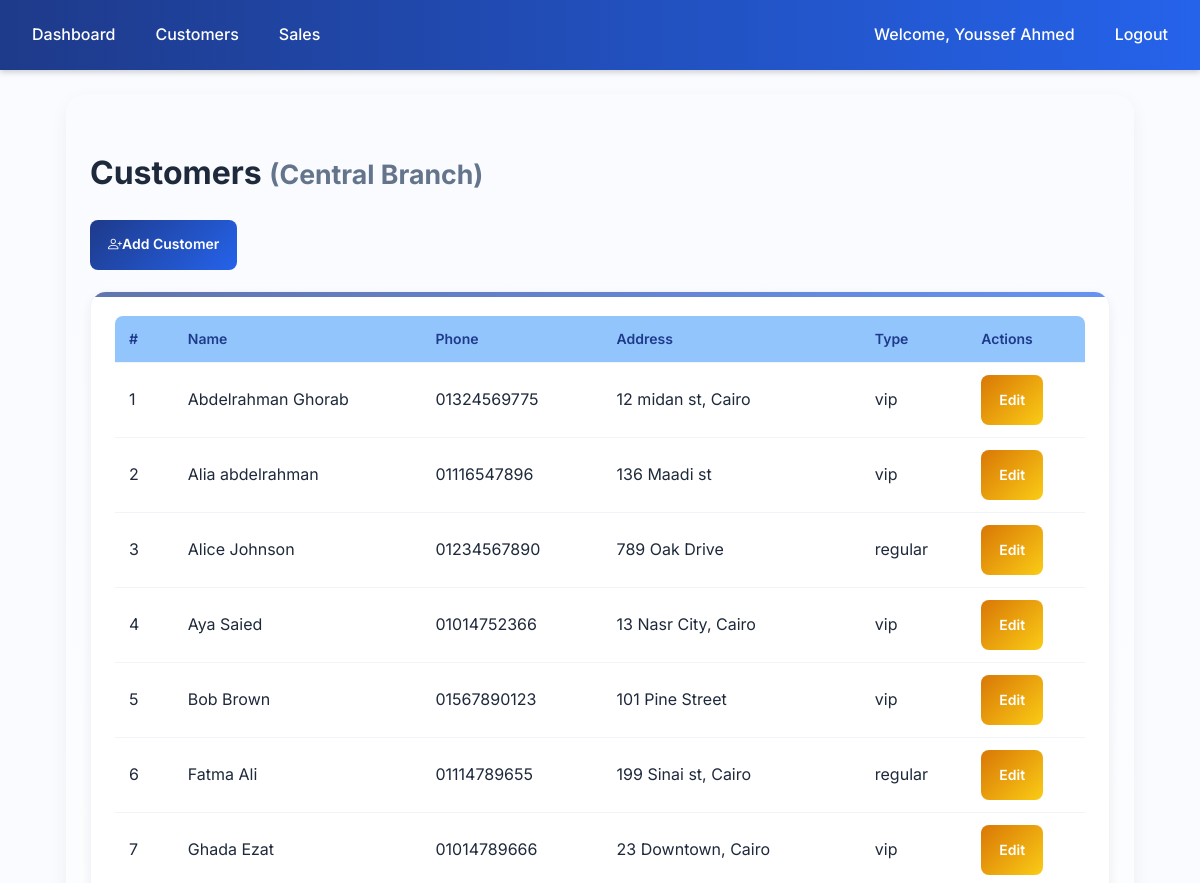
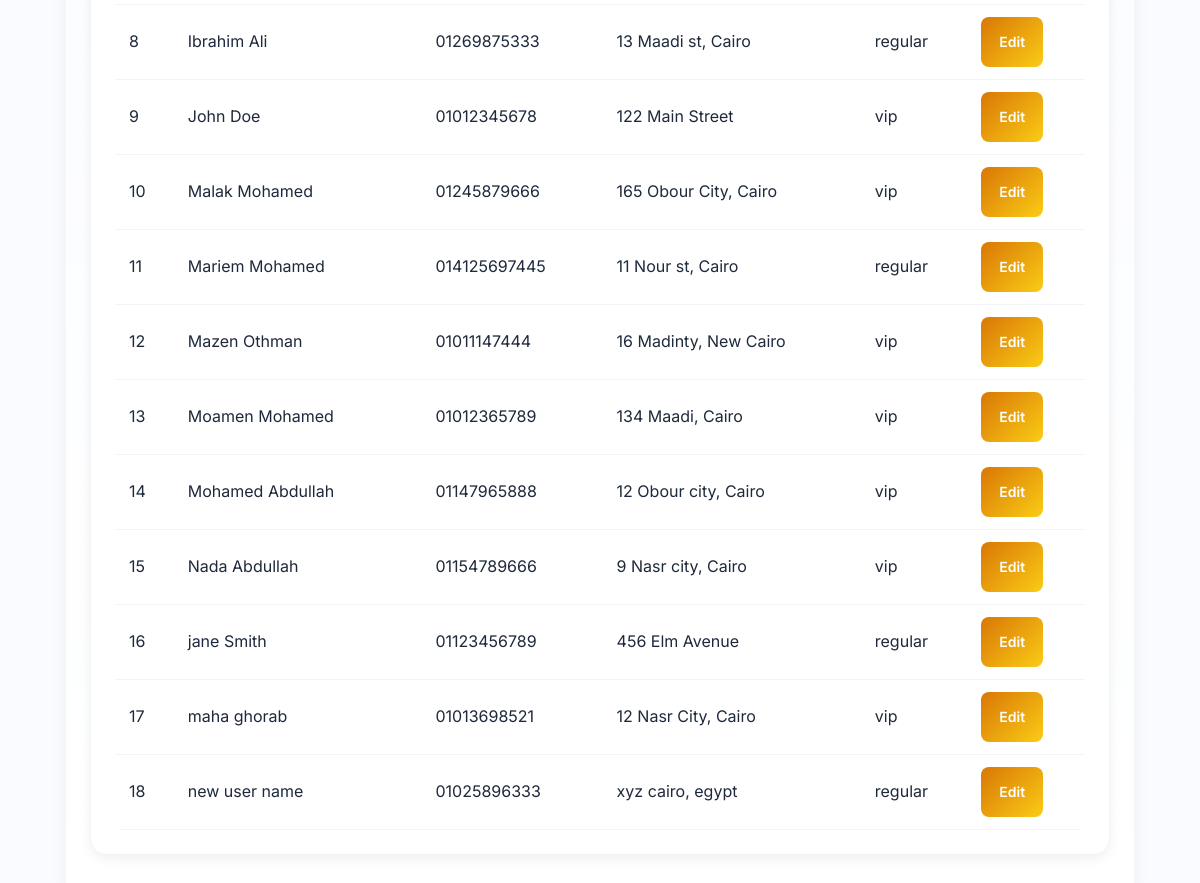
The app's page /customers/ (signed in) with its own data (2 pictures, top to bottom).
### accounts/models.py (models this page shows, shortened)
class User(AbstractUser):
    ROLE_CHOICES = (
        ('admin', 'Admin'),
        ('manager', 'Manager'),
        ('cashier', 'Cashier'),
    )
    role = models.CharField(max_length=20, choices=ROLE_CHOICES, default='cashier')
    branch = models.ForeignKey('branches.Branch', null=True, blank=True, on_delete=models.SET_NULL)
    added_by = models.ForeignKey(
        'self', null=True, blank=True, on_delete=models.SET_NULL, related_name='added_users'
    )
    profile_image = models.ImageField(upload_to="profiles/", null=True, blank=True)

### branches/models.py (models this page shows, shortened)
class Branch(models.Model):
    name = models.CharField(max_length=100)
    address = models.TextField(blank=True, null=True)
    city = models.CharField(max_length=50, blank=True, null=True)
    phone = models.CharField(max_length=20, blank=True, null=True)
    email = models.EmailField(blank=True, null=True)
    website = models.URLField(blank=True, null=True)

### customers/models.py (models this page shows, shortened)
class Customer(models.Model):
    CUSTOMER_TYPES = (
        ('regular', 'Regular'),
        ('vip', 'VIP'),
        ('other', 'Other'),
    )
    name = models.CharField(max_length=200)
    phone = models.CharField(
        max_length=20,
        blank=True,
        null=True,
        unique=True,
        db_index=True
    )
    address = models.TextField(blank=True, null=True)
    customer_type = models.CharField(
        max_length=20,
        choices=CUSTOMER_TYPES,
        default='regular'
    )
    branch = models.ForeignKey(
        Branch,
        null=True,
        blank=True,
        on_delete=models.SET_NULL
    )
    created_at = models.DateTimeField(auto_now_add=True)
    class Meta:
        ordering = ['name']
        verbose_name = "Customer"
        verbose_name_plural = "Customers"

### customers/views.py (the view)
# urls.py: path("", views.index, name="index"),
@login_required
def index(request):
    if not is_cashier(request.user):
        return HttpResponseForbidden("Only cashiers can manage customers.")
    customers = Customer.objects.filter(branch=request.user.branch)
    return render(request, "customers/index.html", {"customers": customers})

### customers/views.py (called while the page is built)
def is_cashier(user):
    return user.is_authenticated and getattr(user, "role", None) == "cashier"

### customers/templates/customers/index.html (shortened to what this page needs)
{% extends "accounts/layout.html" %}
{% block content %}
<div class="d-flex justify-content-between align-items-center mb-3">
  <h1 class="fw-bold">Customers {% if request.user.branch %}<small class="text-muted">({{ request.user.branch.name }})</small>{% endif %}</h1>
  <a href="{% url 'customers:customer_create' %}" class="btn btn-primary" style="margin-bottom: 1.5em;">
    <i class="bi bi-person-plus"></i> Add Customer
  </a>
</div>
<div class="card shadow-sm">
  <div class="table-responsive">
    <table class="table table-hover mb-0 align-middle">
      <thead class="table-light">
        <tr>
          <th>#</th>
          <th>Name</th>
          <th>Phone</th>
          <th>Address</th>
          <th>Type</th>
          <th class="text-end">Actions</th>
        </tr>
      </thead>
      <tbody>
        {% for customer in customers %}
        <tr>
          <td>{{ forloop.counter }}</td>
          <td class="fw-semibold">{{ customer.name }}</td>
          <td>{{ customer.phone }}</td>
          <td>{{ customer.address|default:"-" }}</td>
          <td>
            <span class="badge {% if customer.customer_type == 'vip' %}bg-warning text-dark{% else %}bg-secondary{% endif %}">
              {{ customer.customer_type|default:"Regular" }}
            </span>
          </td>
          <td class="text-end">
            <a href="{% url 'customers:customer_edit' customer.id %}" class="btn btn-warning">
              Edit
            </a>
          </td>
        </tr>
        {% empty %}
        <tr>
          <td colspan="6" class="text-center text-muted">No customers found in your branch.</td>
        </tr>
        {% endfor %}
      </tbody>
    </table>
  </div>
</div>
{% endblock %}

### accounts/templates/accounts/layout.html (shortened to what this page needs)
{% load static %}
<!DOCTYPE html>
<html lang="en">
<head>
    <link rel="stylesheet" href="{% static 'css/styles.css' %}">
    <link rel="stylesheet" href="https://cdn.jsdelivr.net/npm/bootstrap-icons@1.11.1/font/bootstrap-icons.css">
</head>
<body>
    {% if user.is_authenticated and request.resolver_match.url_name != "login" %}
        <nav class="navbar">
            <a href="{% url 'accounts:dashboard' %}">Dashboard</a>
            {% if user.is_superuser %}
                <a href="{% url 'accounts:manage_users' %}">Manage Users</a>
                <a href="{% url 'branches:index' %}">Branches</a>
                <a href="{% url 'inventory:index' %}">Inventory</a>
                <a href="{% url 'inventory:supplier_list' %}?branch={{ user.branch.id }}">Suppliers</a>
            {% elif user.role == "manager" %}
                <a href="{% url 'reports:dashboard' %}?branch={{ user.branch.id }}">Reports</a>
            {% elif user.role == "cashier" %}
                <a href="{% url 'customers:index' %}?branch={{ user.branch.id }}">Customers</a>
                <a href="{% url 'sales:pos' %}?branch={{ user.branch.id }}">Sales</a>
            {% endif %}
            <span class="navbar-text" style="margin-left: auto;">
                <a href="{% url 'accounts:profile' %}">Welcome, {{ user.get_full_name|default:user.username }}</a>
            </span>
            <a href="{% url 'accounts:logout' %}">Logout</a>
        </nav>
    {% endif %}
    <main class="container">
        {% block content %}{% endblock %}
    </main>
</body>
</html>

### accounts/static/css/styles.css (style rules this page uses)
:root { --blue-dark: #1e3a8a; --blue: #2563eb; --blue-light: #3b82f6; --blue-lighter: #60a5fa; --blue-soft: #93c5fd; --red-dark: #b91c1c; --red: #ef4444; --red-light: #f87171; --green-dark: #15803d; --green: #16a34a; --green-light: #22c55e; --green-lighter: #4ade80; --green-soft: #bbf7d0; --teal-dark: #0f766e; --teal: #14b8a6; --teal-light: #2dd4bf; --teal-lighter: #5eead4; --teal-soft: #ccfbf1; --yellow-dark: #d97706; --yellow: #facc15; --yellow-light: #fde047; --gray-dark: #1f2937; --gray: #6b7280; --gray-light: #d1d5db; --gray-lighter: #f3f4f6; --gray-soft: #e5e7eb; --bg-light: #f9fbff; --text-dark: #1e293b; --text-muted: #64748b; }
body { font-family: "Inter", sans-serif; background: var(--bg-light); color: var(--text-dark); margin: 0; line-height: 1.6; }
a { text-decoration: none; color: inherit; }
.navbar { background: linear-gradient(90deg, var(--blue-dark), var(--blue)); padding: 14px 20px; display: flex; gap: 16px; align-items: center; color: #fff; box-shadow: 0 2px 6px rgba(0, 0, 0, 0.2); }
.navbar a { color: #fff; padding: 8px 12px; border-radius: 6px; font-weight: 500; transition: background 0.2s, transform 0.2s; }
.container { max-width: 85%; margin: 24px auto; padding: 32px 24px; background: linear-gradient(180deg, #f9fbff 0%, #ffffff 100%); border-radius: 20px; box-shadow: 0 6px 18px rgba(0, 0, 0, 0.05); animation: fadeIn 0.6s ease-in-out; }
button, .btn-primary, .btn-secondary, .btn-danger, .btn-warning, .btn-success, .btn-info { display: inline-flex; align-items: center; justify-content: center; height: 50px; padding: 0 18px; border-radius: 8px; font-weight: 600; cursor: pointer; transition: background 0.3s, transform 0.2s, box-shadow 0.3s; border: none; font-size: 14px; }
.btn-primary { background: linear-gradient(135deg, var(--blue-dark), var(--blue)); color: #fff; }
.btn-warning { background: linear-gradient(135deg, var(--yellow-dark), var(--yellow)); color: #fff; }
.card { background: #fff; padding: 24px; margin-bottom: 2vh; border-radius: 16px; border: 1px solid #f1f5f9; box-shadow: 0 4px 12px rgba(0, 0, 0, 0.06); transition: transform 0.2s, box-shadow 0.25s, background 0.3s; position: relative; overflow: hidden; }
.card::before { content: ""; position: absolute; top: 0; left: 0; height: 5px; width: 100%; background: linear-gradient(90deg, var(--blue-dark), var(--blue)); border-radius: 16px 16px 0 0; opacity: 0.7; transition: opacity 0.3s; }
table { width: 100%; border-collapse: collapse; background: #fff; border-radius: 8px; overflow: hidden; }
th, td { padding: 12px 14px; border-bottom: 1px solid #f1f5f9; text-align: left; }
th { background: var(--blue-soft); font-weight: 600; color: var(--blue-dark); font-size: 14px; }
small { color: var(--text-muted); }

### records on screen
User: get_full_name "Youssef Ahmed", user.branch.name "Central Branch"
Customer: name "Abdelrahman Ghorab", phone "01324569775", address "12 midan st, Cairo", customer_type "vip"
Customer: name "Alia abdelrahman", phone "01116547896", address "136 Maadi st", customer_type "vip"
Customer: name "Alice Johnson", phone "01234567890", address "789 Oak Drive", customer_type "regular"
Customer: name "Aya Saied", phone "01014752366", address "13 Nasr City, Cairo", customer_type "vip"
Customer: name "Bob Brown", phone "01567890123", address "101 Pine Street", customer_type "vip"
Customer: name "Fatma Ali", phone "01114789655", address "199 Sinai st, Cairo", customer_type "regular"
Customer: name "Ghada Ezat", phone "01014789666", address "23 Downtown, Cairo", customer_type "vip"
Customer: name "Ibrahim Ali", phone "01269875333", address "13 Maadi st, Cairo", customer_type "regular"
Customer: name "John Doe", phone "01012345678", address "122 Main Street", customer_type "vip"
Customer: name "Malak Mohamed", phone "01245879666", address "165 Obour City, Cairo", customer_type "vip"
Customer: name "Mariem Mohamed", phone "014125697445", address "11 Nour st, Cairo", customer_type "regular"
Customer: name "Mazen Othman", phone "01011147444", address "16 Madinty, New Cairo", customer_type "vip"
Customer: name "Moamen Mohamed", phone "01012365789", address "134 Maadi, Cairo", customer_type "vip"
Customer: name "Mohamed Abdullah", phone "01147965888", address "12 Obour city, Cairo", customer_type "vip"
Customer: name "Nada Abdullah", phone "01154789666", address "9 Nasr city, Cairo", customer_type "vip"
Customer: name "jane Smith", phone "01123456789", address "456 Elm Avenue", customer_type "regular"
Customer: name "maha ghorab", phone "01013698521", address "12 Nasr City, Cairo", customer_type "vip"
Customer: name "new user name", phone "01025896333", address "xyz cairo, egypt", customer_type "regular"
